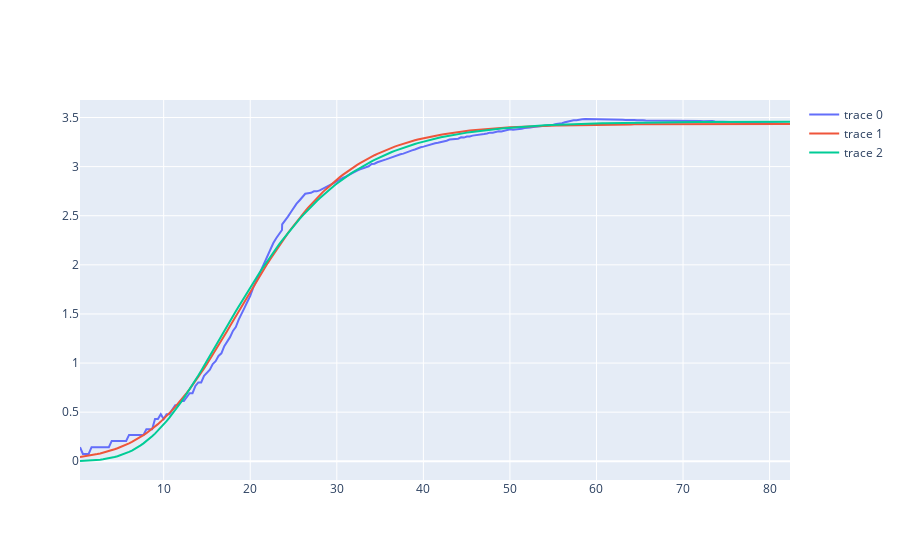
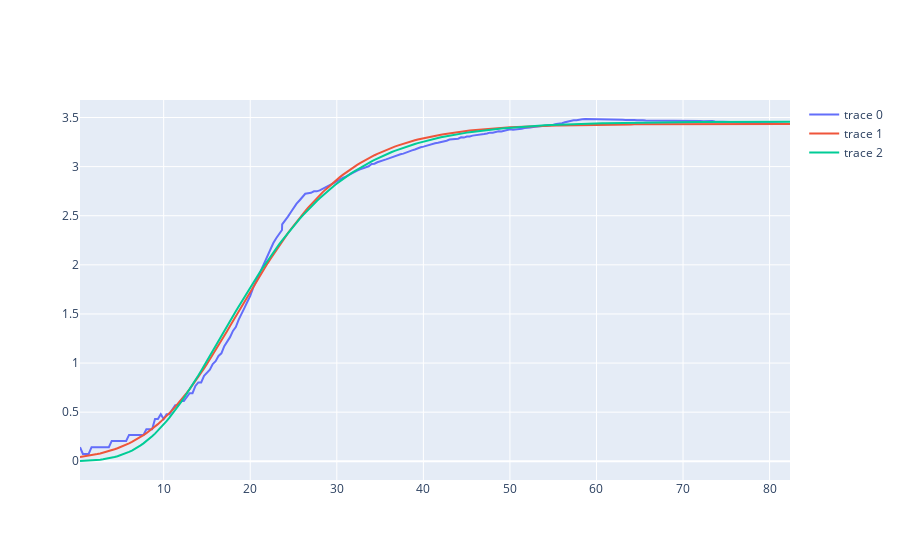

Write notebook code for charts like these, in order.
### Code cell
y = df.iloc[10, 1:]
blank = df.iloc[0, 1:]

y_b = y - blank

n0 = np.min([y_i for y_i in y_b if y_i > 0])


r = np.log(y_b.astype(float) / n0)
nan_inf_mask = ~np.isnan(r) & (r != -np.inf) & (r > 0)
x = r.index
y_log_clean = r.values[nan_inf_mask]
x_clean = x[nan_inf_mask].values.astype(float)


popt, pcov = curve_fit(modified_richards, x_clean, y_log_clean, p0=[2, 0.5, 0.5, 2], bounds=[[0, 0, -np.inf, 0], [np.inf, np.inf, np.inf, np.inf]], maxfev=100000)
popt_2, pcov_2 = curve_fit(mf.modified_gompertz, x_clean, y_log_clean, p0=[2, 0.5, 0.5], bounds=[[0, 0, -np.inf], [np.inf, np.inf, np.inf]], maxfev=100000)
A_2 = popt_2[0]
mu_2 = popt_2[1]
l_2 = popt_2[2]
print(A_2, mu_2, l_2)

popt
pcov.diagonal()

A = popt[0]
A_std = np.sqrt(pcov[0, 0])
mu = popt[1]
mu_std = np.sqrt(pcov[1, 1])
l = popt[2]
l_std = np.sqrt(pcov[2, 2])
v = popt[3]
v_std = np.sqrt(pcov[3, 3])
print(A, mu, l, v)
y_fit = modified_richards(x_clean, A, mu, l, v)
y_fit_2 = mf.modified_gompertz(x_clean, A_2, mu_2, l_2)

data = [
        go.Scatter(x = x_clean, y = y_log_clean),
        go.Scatter(x = x_clean, y = y_fit),
        go.Scatter(x = x_clean, y = y_fit_2),
]

figure = go.Figure(data=data)
figure.show()


fig2 = figure
fig2.show()

### Figure 1 — Plotly figure (JSON) as saved in the notebook; plotly's stock layout.template omitted (floating-point values rounded to 4 significant figures; data arrays with more than 128 entries replaced by an {"elided": "..."} marker saying what was removed)
{"data": [{"type": "scatter", "x": {"elided": "248 float values"}, "y": {"elided": "248 float values"}}, {"type": "scatter", "x": {"elided": "248 float values"}, "y": {"elided": "248 float values"}}, {"type": "scatter", "x": {"elided": "248 float values"}, "y": {"elided": "248 float values"}}], "layout": {}}

### Figure 2 — Plotly figure (JSON) as saved in the notebook; plotly's stock layout.template omitted (floating-point values rounded to 4 significant figures; data arrays with more than 128 entries replaced by an {"elided": "..."} marker saying what was removed)
{"data": [{"type": "scatter", "x": {"elided": "248 float values"}, "y": {"elided": "248 float values"}}, {"type": "scatter", "x": {"elided": "248 float values"}, "y": {"elided": "248 float values"}}, {"type": "scatter", "x": {"elided": "248 float values"}, "y": {"elided": "248 float values"}}], "layout": {}}
